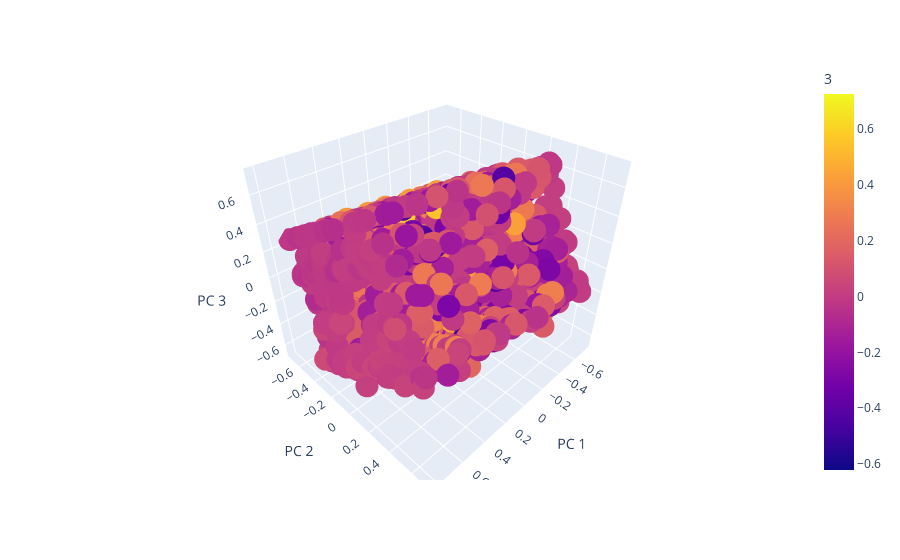

Here is the notebook cell this chart was saved with:
### Code cell
olist_projected.columns = olist_projected.columns.astype(str)

fig = px.scatter_3d(
    olist_projected, x='0', y='1', z='2', color='3',
    labels={'0': 'PC 1', '1': 'PC 2', '2': 'PC 3'},
    # width=15, height=15
)
fig.show()

### Figure 1 — Plotly figure (JSON) as saved in the notebook; plotly's stock layout.template omitted (floating-point values rounded to 4 significant figures; data arrays with more than 128 entries replaced by an {"elided": "..."} marker saying what was removed)
{"data": [{"hovertemplate": "PC 1=%{x}<br>PC 2=%{y}<br>PC 3=%{z}<br>3=%{marker.color}<extra></extra>", "legendgroup": "", "marker": {"color": {"elided": "2000 float values"}, "coloraxis": "coloraxis", "symbol": "circle"}, "mode": "markers", "name": "", "scene": "scene", "showlegend": false, "type": "scatter3d", "x": {"elided": "2000 float values"}, "y": {"elided": "2000 float values"}, "z": {"elided": "2000 float values"}}], "layout": {"coloraxis": {"colorbar": {"title": {"text": "3"}}, "colorscale": [[0, "#0d0887"], [0.1111, "#46039f"], [0.2222, "#7201a8"], [0.3333, "#9c179e"], [0.4444, "#bd3786"], [0.5556, "#d8576b"], [0.6667, "#ed7953"], [0.7778, "#fb9f3a"], [0.8889, "#fdca26"], [1, "#f0f921"]]}, "legend": {"tracegroupgap": 0}, "margin": {"t": 60}, "scene": {"domain": {"x": [0, 1], "y": [0, 1]}, "xaxis": {"title": {"text": "PC 1"}}, "yaxis": {"title": {"text": "PC 2"}}, "zaxis": {"title": {"text": "PC 3"}}}}}
